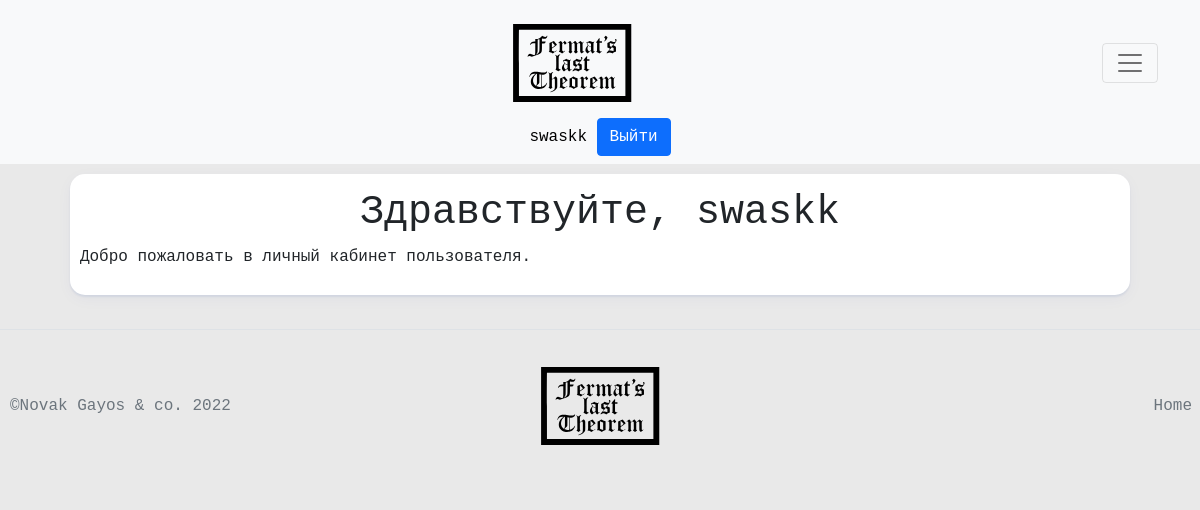
/profile/ (signed in), run on an earlier commit of the app's database.
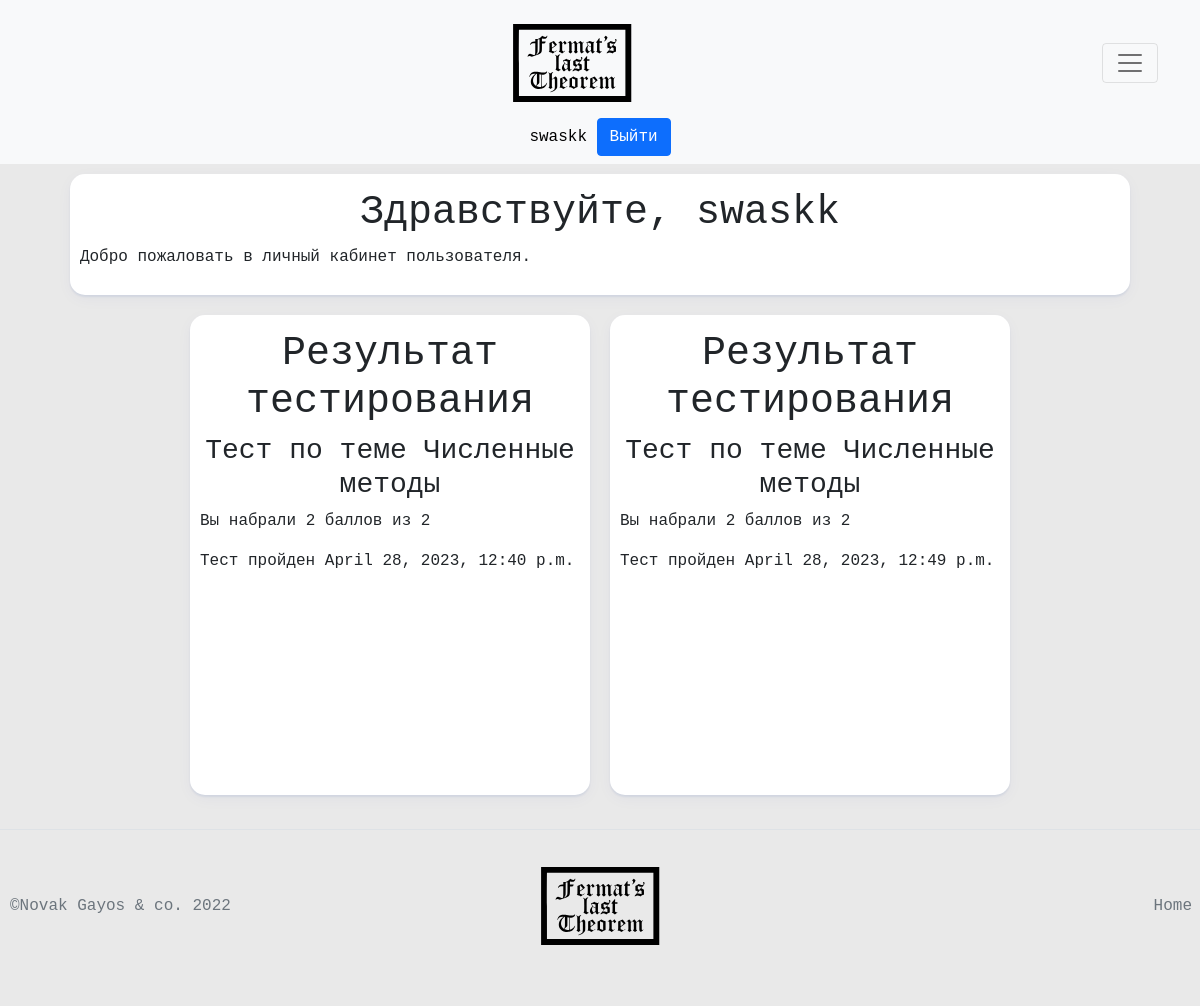
And on a later commit of the database.
### main/models.py (models this page shows, shortened)
class QuizResult(models.Model):
    quiz = models.ForeignKey(Quiz, on_delete=models.CASCADE)
    user = models.ForeignKey(User, on_delete=models.CASCADE)
    score = models.IntegerField()
    total = models.IntegerField()
    date_taken = models.DateTimeField(auto_now_add=True)

class Quiz(models.Model):
    title = models.CharField(max_length=100)
    description = models.TextField()
    def __str__(self):
        return f"Тест по теме {self.title}"

### main/views.py (the view)
# urls.py: path('profile/', views.profile),
@login_required
def profile(request):
    context = base_context(request)
    context["site_name"] = "Личный кабинет"
    results = QuizResult.objects.filter(user=request.user)
    context["results"] = results
    return render (request,'personal.html',context)

### main/views.py (called while the page is built)
def base_context(request):
    context = dict()
    context['user'] = request.user
    return context

### main/templates/personal.html (shortened to what this page needs)
{% extends 'base.html' %}
{% load static %}
{% block content %}
{% if request.user.is_authenticated %}
<section class="container">
  <div class="card2">
    <h1 style="text-align:center;">Здравствуйте, {{ request.user.username }}</h1>
    <p>Добро пожаловать в личный кабинет пользователя.</p>
  </div>
  {% for i in results %}
  <div class="card1">
    <h1 style="text-align: center;">Результат тестирования</h1>
    <h3 style="text-align: center;">{{i.quiz}}</h3>
    <p>Вы набрали {{i.score}} баллов из {{i.total}}</p>
    <p>Тест пройден {{i.date_taken}}</p>
  </div>
  {% endfor %}
</section>
{% endif %}
{% endblock content %}

What changed in the data, as far as the page shows it:
added QuizResult: quiz "Тест по теме Численные методы", score "2", total "2", date_taken "April 28, 2023, 12:40 p.m."
added QuizResult: quiz "Тест по теме Численные методы", score "2", total "2", date_taken "April 28, 2023, 12:49 p.m."
